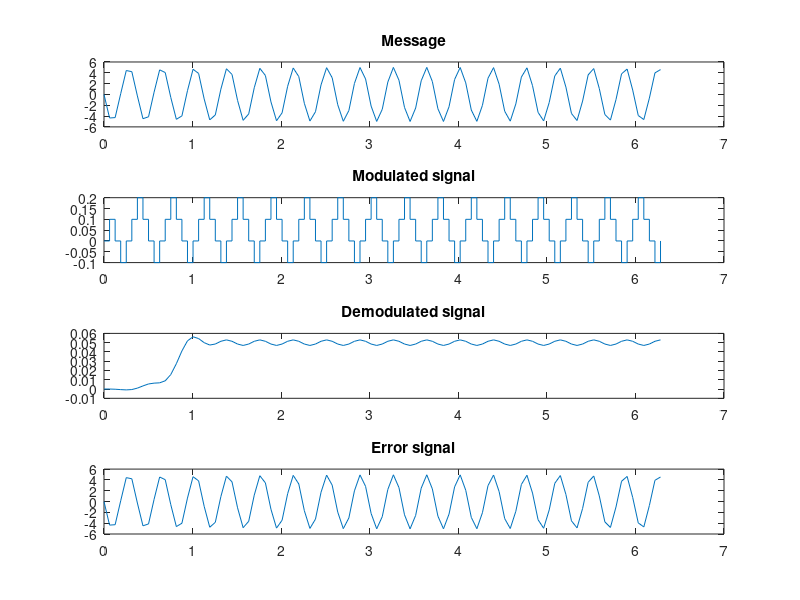

The MATLAB script that drew this image:
clc;
clear all;

%{
1. Modulation:
The code generates a message signal and modulates it.

2. Mean Squared Error (MSE):
Calculates the mean squared error between the original message and the reconstructed signal.

3. Demodulation:
Reconstructs the signal from the modulated data.

4.Lowpass Filtering:
Applies a lowpass filter to the demodulated signal to smooth it.

5. Error Signal:
Calculates the error signal as the difference between the original message and the filtered demodulated signal.
Plots the original message, modulated signal, demodulated signal, and error signal.

%}

fs = 10000;
fm = 1000;
t = 0:2*pi/100:2*pi;
Am = 5;
message = Am* sin(2*pi*fm * t);
%plot(message);
%hold on;

y = [0];
strc = [0];
del = 0.1;

% Demodulate

for i=1:length(message)-1
    if message(i) >= strc(i)
        d=1;
        strc(i+1) = strc(i)+del;
    else
        d=0;
        strc(i+1)=strc(i)-del;
    end
    y=[y d];
end

stairs(t,strc);  % display the staircase approx. figure
hold off
MSE = sum((message-strc) .^ 2)/length(message);
disp(['Mean Squared Error: ',num2str(MSE)]);

y_demod = [0];
strc_demod = [0];

% demodulation
for i=2:length(y)
    if y(i) == 1
        strc_demod = strc_demod+del;
    else
        strc_demod = strc_demod-del;
    end
    y_demod = [y_demod strc_demod];
end

% apply lowpass filter
order = 20;
lowpass_filter = fir1(order, fm/(fs/2), 'low');
filtered_signal = filter(lowpass_filter, 1, y_demod);

% Calculate error signal
error_signal = message - filtered_signal(1:length(message));
%{
To plot the error signal, you need to calculate the difference between 
the original message and the filtered signal (which should be the demodulated signal after filtering
%}

% Plot results
%figure;
subplot(4,1,1);
plot(t, message);
title('Message');

subplot(4,1,2);
stairs(t, strc);
title('Modulated signal');

subplot(4,1,3);
plot(t, filtered_signal(1:length(t)));
title('Demodulated signal');

subplot(4,1,4);
plot(t, error_signal);
title('Error signal');

